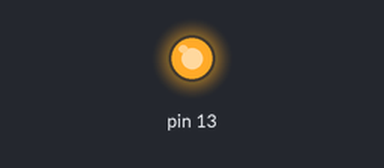
Recording of a sketch running on a simulated Arduino Uno, built with avr-gcc and run on an emulated ATmega328P. Parts: output pins drawn as LEDs (lit = HIGH). What the sketch prints to the serial monitor is not drawn.

Above: at 3.0 s.
At 10.0 s:
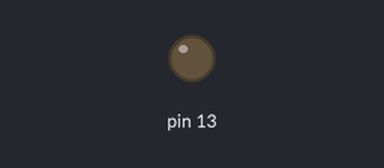
Timing chart, 0 to 18.2 s (numbered marks = the images above):
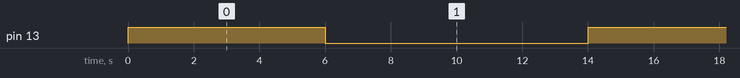

The sketch:

Semaforo.ino
```cpp
#include <Arduino.h>

// Classe para controlar o semáforo usando ponteiros
class Semaforo
{
private:
  int *pinVermelho;
  int *pinAmarelo;
  int *pinVerde;

public:
  // Construtor que inicializa os pinos dos LEDs com ponteiros
  Semaforo(int pinoVermelho, int pinoAmarelo, int pinoVerde)
  {
    pinVermelho = new int(pinoVermelho);
    pinAmarelo = new int(pinoAmarelo);
    pinVerde = new int(pinoVerde);

    // Configura os pinos como saídas
    pinMode(*pinVermelho, OUTPUT);
    pinMode(*pinAmarelo, OUTPUT);
    pinMode(*pinVerde, OUTPUT);
  }

  // Método para alternar as fases do semáforo
  void alternarFases()
  {
    // 1. Vermelho por 6 segundos
    ligarVermelho();
    delay(6000);

    // 2. Amarelo por 2 segundos
    ligarAmarelo();
    delay(2000);

    // 3. Verde por 2 segundos (fase inicial)
    ligarVerde();
    delay(2000);

    // 4. Verde por mais 2 segundos (tempo adicional para pedestres)
    delay(2000);

    // 5. Amarelo por 2 segundos
    ligarAmarelo();
    delay(2000);
  }

  // Métodos auxiliares para cada cor usando ponteiros
  void ligarVermelho()
  {
    digitalWrite(*pinVermelho, HIGH);
    digitalWrite(*pinAmarelo, LOW);
    digitalWrite(*pinVerde, LOW);
  }

  void ligarAmarelo()
  {
    digitalWrite(*pinVermelho, LOW);
    digitalWrite(*pinAmarelo, HIGH);
    digitalWrite(*pinVerde, LOW);
  }

  void ligarVerde()
  {
    digitalWrite(*pinVermelho, LOW);
    digitalWrite(*pinAmarelo, LOW);
    digitalWrite(*pinVerde, HIGH);
  }

  // Destrutor para liberar a memória alocada para os ponteiros
  ~Semaforo()
  {
    delete pinVermelho;
    delete pinAmarelo;
    delete pinVerde;
  }
};

// Definição dos pinos dos LEDs
const int ledVermelho = 13;
const int ledAmarelo = 27;
const int ledVerde = 32;

// Instância do semáforo usando ponteiros
Semaforo *semaforo;

void setup()
{
  Serial.begin(115200);
  // Criação dinâmica do objeto Semaforo
  semaforo = new Semaforo(ledVermelho, ledAmarelo, ledVerde);
}

void loop()
{
  Serial.println("Alternando fases do semáforo...");
  semaforo->alternarFases();
}

// Destrutor do objeto
void endProgram()
{
  delete semaforo;
}
```

Measured:
- by itself, pin 13: alternates HIGH for 6.0 s and LOW for 8.0 s
